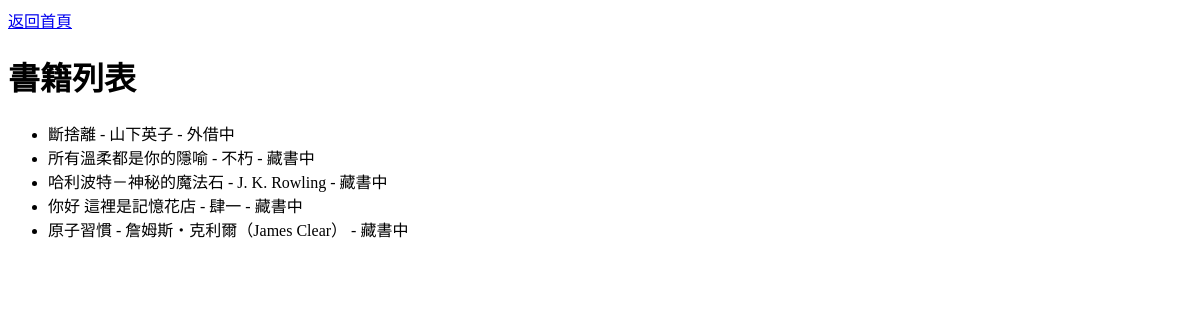
The page /booklist/ on the database as committed earlier.
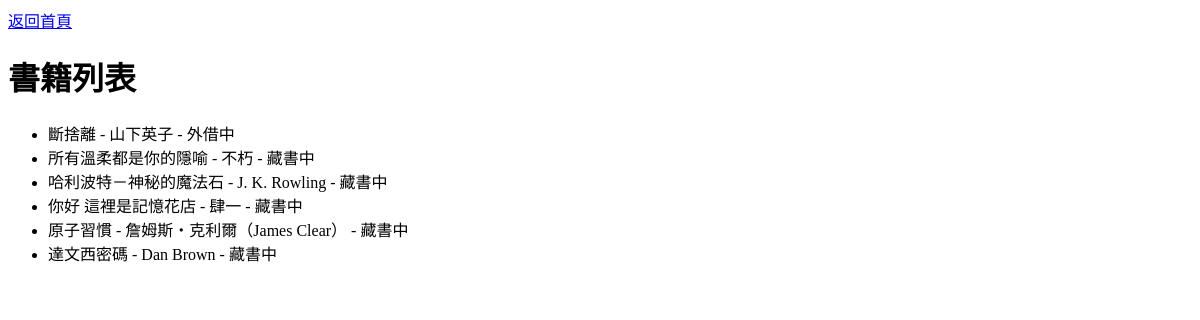
The same page on the database as committed later.
### mysite/models.py (models this page shows, shortened)
class Book(models.Model):
    title = models.CharField(max_length=200)
    slug = models.CharField(max_length=200,null=True)
    author=models.CharField(max_length=50)
    chapter = models.TextField()
    pub_date = models.DateTimeField()
    content = models.TextField()
    imgcode=models.URLField(max_length=200, null=True, blank=True)
    place=models.CharField(max_length=5,choices=[("藏書中","藏書中"),("外借中","外借中")],default="藏書中")
    class Meta:
        ordering = ('-pub_date',)

### mysite/views.py (the view)
# urls.py: path('booklist/', book_list, name='booklist'),
def book_list(request):
    books = Book.objects.all()
    return render(request, 'booklist.html', {'books': books})

### mysite/templates/booklist.html (shortened to what this page needs)
<a href="{% url 'homepage' %}">返回首頁</a>
<!DOCTYPE html>
<html>
<head>
</head>
<body>
    <h1>書籍列表</h1>
    <ul>
        {% for book in books %}
        <li>{{ book.title }} - {{ book.author }} - {{ book.place}}</li>
        {% endfor %}
    </ul>
</body>
</html>

Rows that differ between the two databases and show on the page:
added Book: title "達文西密碼", author "Dan Brown", place "藏書中"
